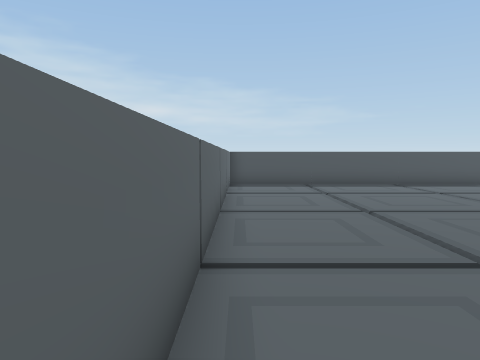
[1] (above)

17 first-person views from a walk through a scene from a Unity 3-D project. The camera is 1.4 m above the floor, tilts 4° down and sees 70° across. The floor is counted in squares, 1 m on a side. Each view is taken from the middle of a square. On the plan, view 1 faces up. The plan holds only what a view shows up to about 15 squares ahead; the rest is blank. The place goes on beyond the plan. The player character is not drawn.

[2]
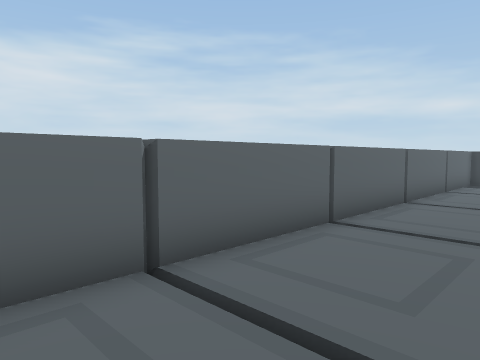

[3]
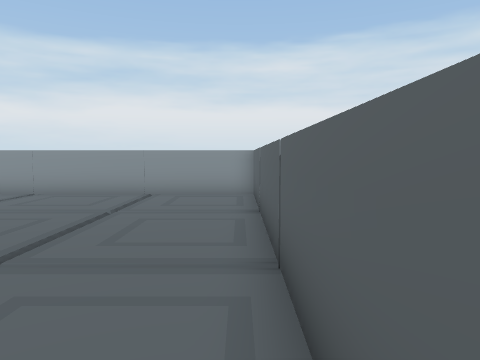

[4]
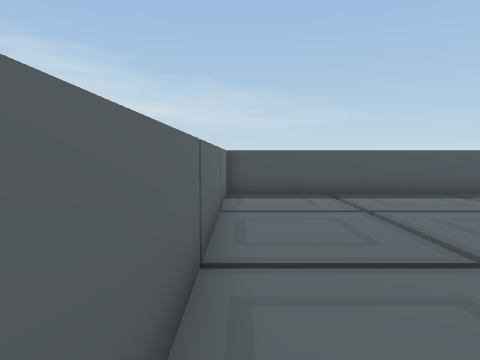

[5]
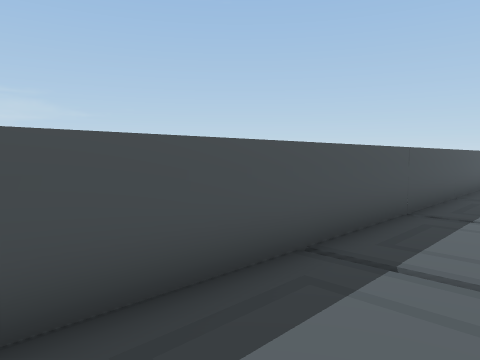

[6]
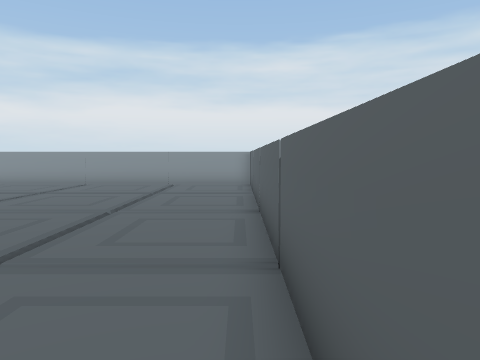

[7]
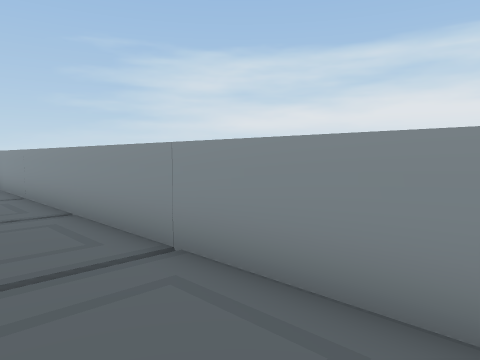

[8]
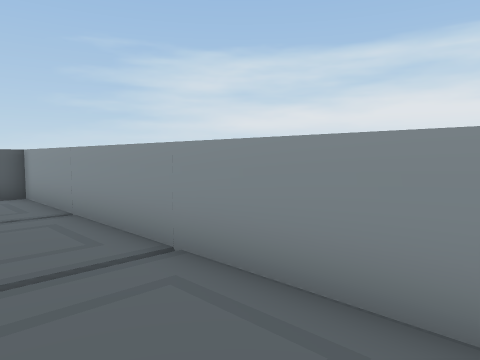

[9]
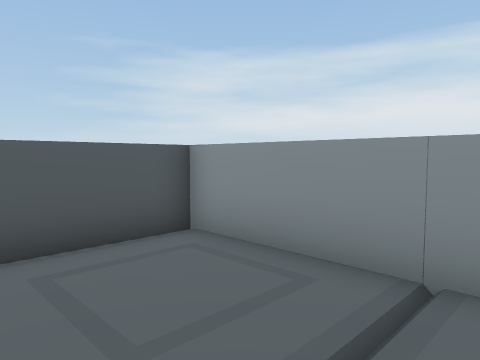

[10]
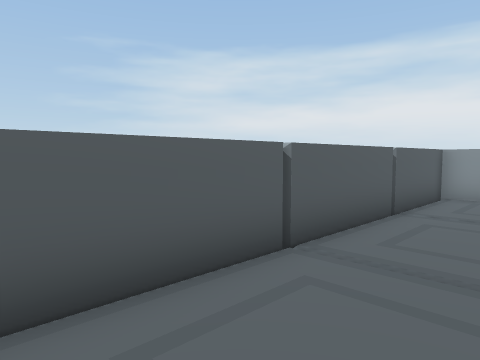

[11]
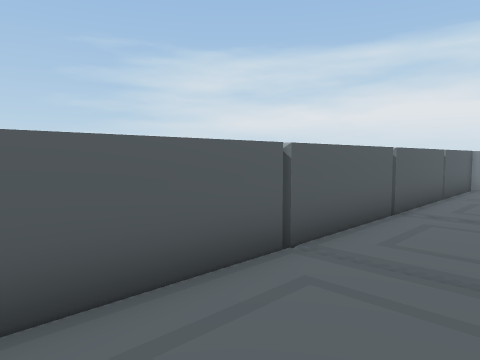

[12]
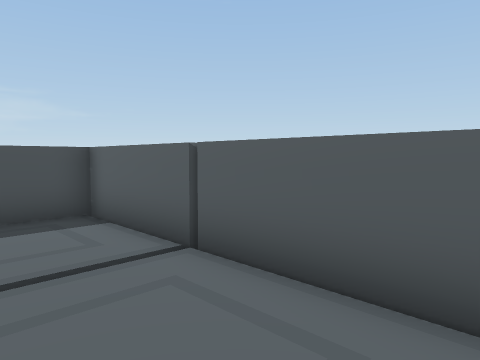

[13]
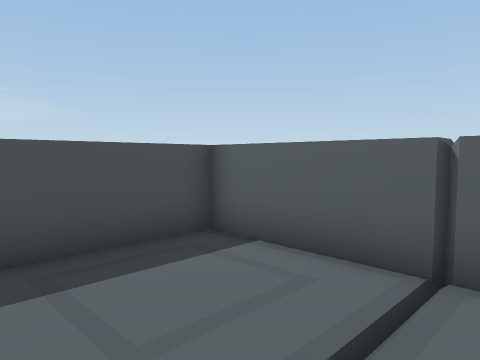

[14]
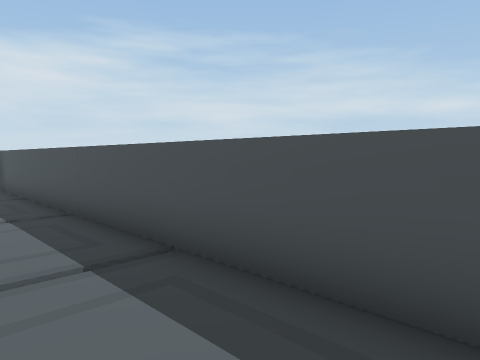

[15]
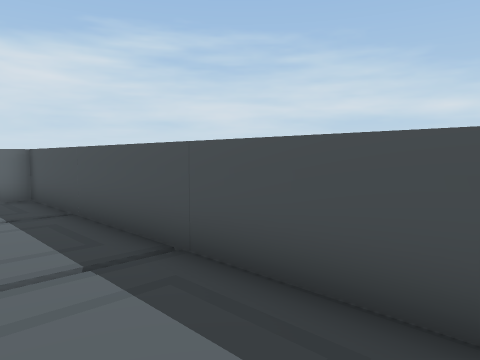

[16]
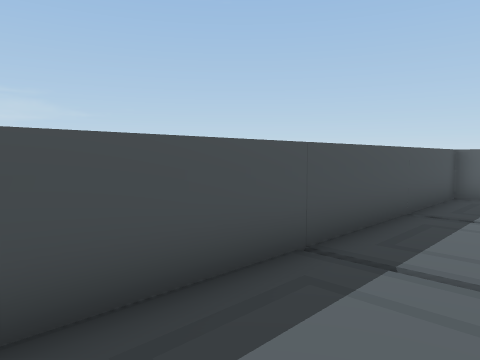

[17]
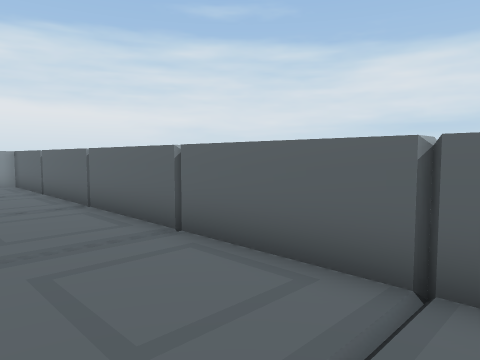

### Floor plan
Key: @ floor where view 1 was taken; # wall or solid block; . floor; ^ raised ledge.
Columns run from 1 left of view 1 to 19 right of it. Each row starts with its distance up from view 1.
 16 ^^^^^^^^^####^^^^^^^^
 15 ^...................#
 14 ^...................#
 13 ^............   ....#
 12 ^.........       ...#
 11 ^.........      . ..^
 10 ^........         ..^
  9 ^.......          ..^
  8 ^.......         ...^
  7 ^......           ..^
  6 ^.....            ..^
  5 ^......           ..^
  4 ^.......          ..^
  3 ^.......          ..^
  2 ^........         ..^
  1 ^.........        ..^
  0 ^@........     .  ..#
 -1 ^...........     ...#
 -2 ^...................#
 -3 ^...................#
 -4  ########^^^#########

Positions as (right, up) in squares from view 1, and headings:
1: (0, 0), facing up
2: (3, -2), facing up-left
3: (0, 8), facing down
4: (0, 4), facing up
5: (3, 13), facing up-right
6: (0, 12), facing down
7: (3, -1), facing down-right
8: (7, -1), facing down-right
9: (14, 0), facing down-right
10: (16, 8), facing down-right
11: (16, 12), facing down-right
12: (16, 8), facing up-right
13: (15, 11), facing up-right
14: (15, 13), facing up-left
15: (11, 13), facing up-left
16: (7, 13), facing up-right
17: (3, 13), facing down-left
